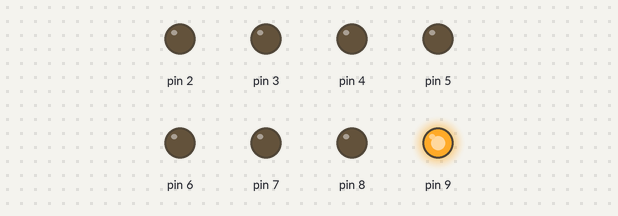
Simulated run of this sketch. Board: Arduino Uno, built with avr-gcc and run on an emulated ATmega328P. On the bench: output pins drawn as LEDs (lit = HIGH).

Above: at 0.5 s.
At 2.5 s:
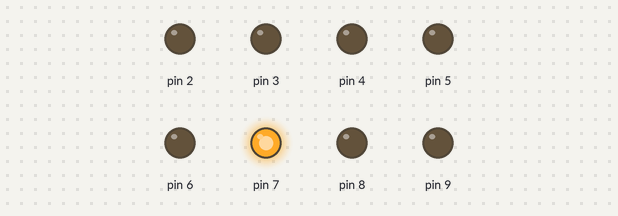
At 4.5 s:
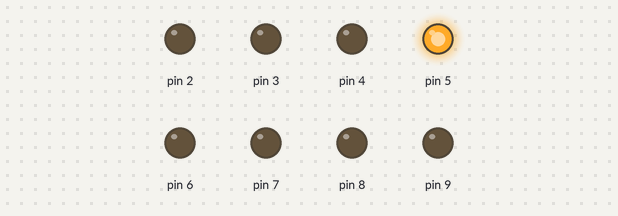
At 9.5 s:
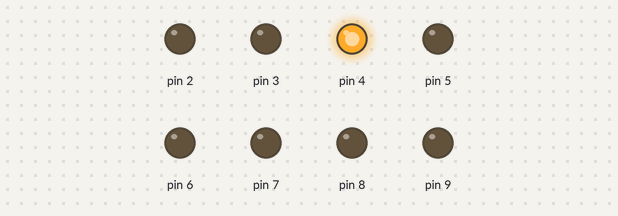
At 13.5 s:
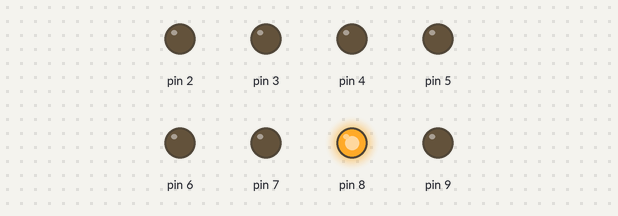
At 18.5 s:
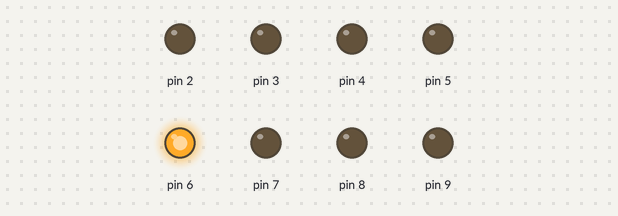
Timing chart, 0 to 19.5 s (numbered marks = the images above):
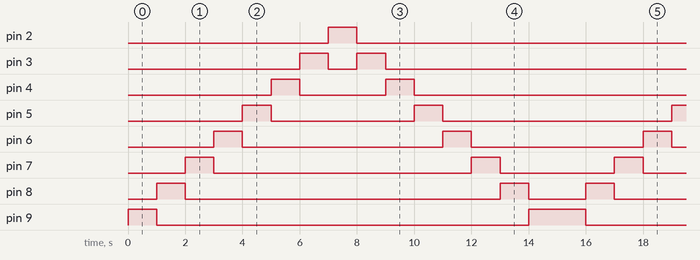

The sketch:

homework4.ino
```cpp
void setup() {
  InitialOutput(8);
}

void loop() {
  int i;
  for(i=9;i>=3;i--){
    digitalWrite(i, HIGH);
    delay(1000);
    digitalWrite(i, LOW);
  }
  for(i=2;i<=9;i++){
    digitalWrite(i, HIGH);
    delay(1000);
    digitalWrite(i, LOW);
  }
}
void InitialOutput(int i)
{
  for(int j=9;j>=9-i+1;j--)
    pinMode(j, OUTPUT);
}
```

Measured:
- by itself, pin 2: alternates HIGH for 1.0 s and LOW for 14.0 s
- by itself, pin 3: repeats every 15.0 s: LOW 1.0 s, HIGH 1.0 s, LOW 12.0 s, HIGH 1.0 s
- by itself, pin 4: repeats every 15.0 s: LOW 3.0 s, HIGH 1.0 s, LOW 10.0 s, HIGH 1.0 s
- by itself, pin 5: repeats every 15.0 s: LOW 5.0 s, HIGH 1.0 s, LOW 8.0 s, HIGH 1.0 s
- by itself, pin 6: repeats every 15.0 s: LOW 7.0 s, HIGH 1.0 s, LOW 6.0 s, HIGH 1.0 s
- by itself, pin 7: repeats every 15.0 s: LOW 9.0 s, HIGH 1.0 s, LOW 4.0 s, HIGH 1.0 s
- by itself, pin 8: repeats every 15.0 s: LOW 11.0 s, HIGH 1.0 s, LOW 2.0 s, HIGH 1.0 s
- by itself, pin 9: repeats every 15.0 s: LOW 13.0 s, HIGH 2.0 s
